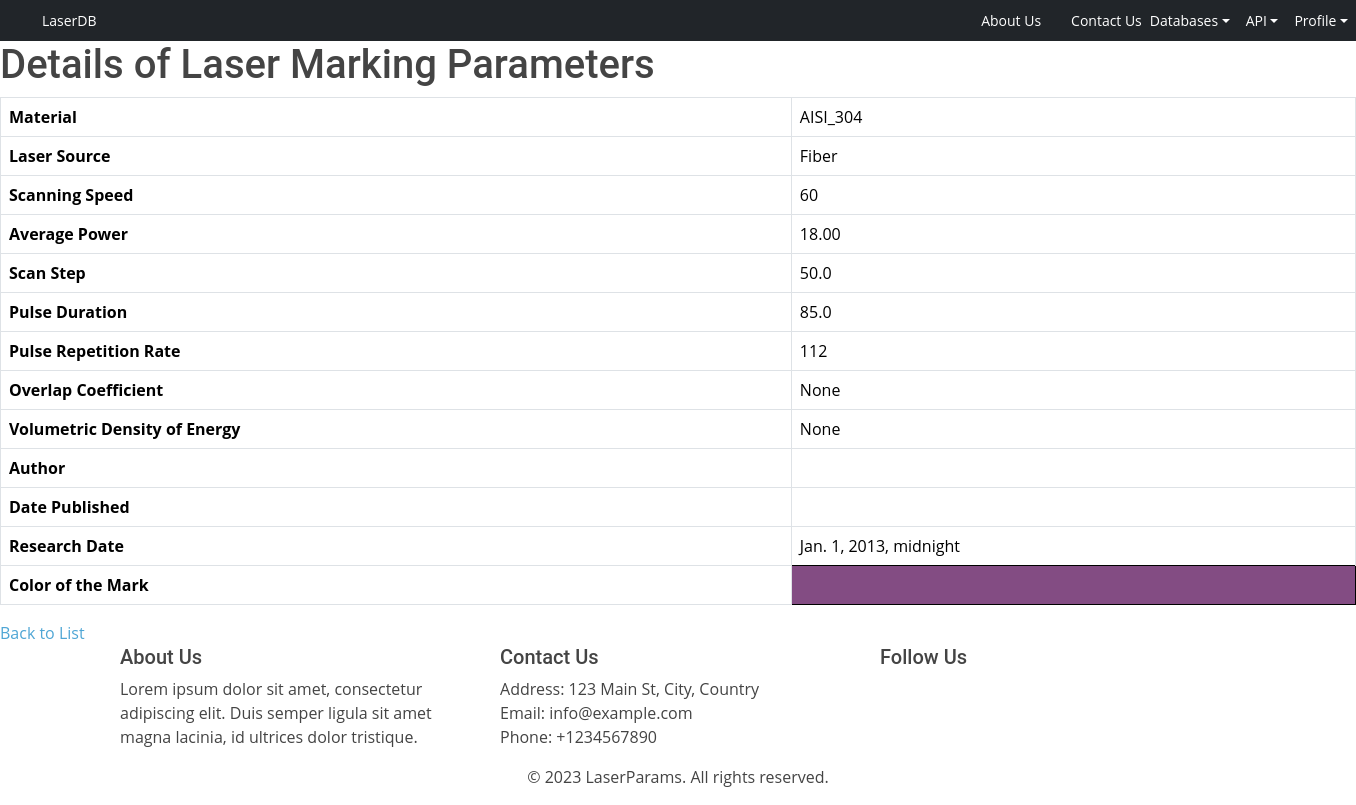
/laser-marking-parameters/3/ (signed in), run on the app's committed database.
### pages/models.py (models this page shows, shortened)
class LaserMarkingParameters(models.Model):
    laser_source = models.ForeignKey(LaserSource, on_delete=models.CASCADE)
    material = models.ForeignKey(Material, on_delete=models.CASCADE)
    scanning_speed = models.PositiveIntegerField()
    average_power = models.DecimalField(max_digits=5, decimal_places=2)
    scan_step = models.FloatField(blank=True, null=True)
    pulse_duration = models.FloatField(blank=True, null=True)
    pulse_repetition_rate = models.PositiveIntegerField(blank=True, null=True)
    overlap_coefficient = models.FloatField(blank=True, null=True)
    volumetric_density_of_energy = models.FloatField(blank=True, null=True)  # Made optional
    focus = models.FloatField(blank=True, null=True)
    color_red = models.PositiveIntegerField(blank=True, null=True)
    color_green = models.PositiveIntegerField(blank=True, null=True)
    color_blue = models.PositiveIntegerField(blank=True, null=True)
    authors = models.CharField(max_length=100)
    research_date = models.DateTimeField(default=timezone.now)

class Material(models.Model):
    name = models.CharField(max_length=100)
    description = models.TextField()
    def __str__(self):
        return self.name

class LaserSource(models.Model):
    name = models.CharField(max_length=100)
    type_of_laser = models.CharField(max_length=100)
    wavelength = models.PositiveIntegerField()
    def __str__(self):
        return self.name

### pages/views.py (the view)
@login_required
def laser_marking_parameters_detail(request, pk):
    marking_parameters = get_object_or_404(LaserMarkingParameters, pk=pk)
    context = {'marking_parameters': marking_parameters}
    return render(request, 'pages/laser_marking_parameters_detail.html',
                  context)

### pages/templates/pages/laser_marking_parameters_detail.html (shortened to what this page needs)
{% extends 'base.html' %}
{% block content %}
    <h1>Details of Laser Marking Parameters</h1>
    <table class="table table-bordered">
        <tr>
            <th>Material</th>
            <td>{{ marking_parameters.material }}</td>
        </tr>
        <tr>
            <th>Laser Source</th>
            <td>{{ marking_parameters.laser_source }}</td>
        </tr>
        <tr>
            <th>Scanning Speed</th>
            <td>{{ marking_parameters.scanning_speed }}</td>
        </tr>
        <tr>
            <th>Average Power</th>
            <td>{{ marking_parameters.average_power }}</td>
        </tr>
        <tr>
            <th>Scan Step</th>
            <td>{{ marking_parameters.scan_step }}</td>
        </tr>
        <tr>
            <th>Pulse Duration</th>
            <td>{{ marking_parameters.pulse_duration }}</td>
        </tr>
        <tr>
            <th>Pulse Repetition Rate</th>
            <td>{{ marking_parameters.pulse_repetition_rate }}</td>
        </tr>
        <tr>
            <th>Overlap Coefficient</th>
            <td>{{ marking_parameters.overlap_coefficient }}</td>
        </tr>
        <tr>
            <th>Volumetric Density of Energy</th>
            <td>{{ marking_parameters.volumetric_density_of_energy }}</td>
        </tr>
        <tr>
            <th>Author</th>
            <td>{{ marking_parameters.author }}</td>
        </tr>
        <tr>
            <th>Date Published</th>
            <td>{{ marking_parameters.date_published }}</td>
        </tr>
        <tr>
            <th>Research Date</th>
            <td>{{ marking_parameters.research_date }}</td>
        </tr>
        <tr>
            <th>Color of the Mark</th>
            <td style="background-color: rgb({{ marking_parameters.color_red }},
                                             {{ marking_parameters.color_green }},
                                             {{ marking_parameters.color_blue }});
                    border: 1px solid black;">
            </td>
        </tr>
    </table>
    <a href="{% url 'pages:laser_marking_parameters_list' %}">Back to List</a>
{% endblock %}

### static/css/styles.css (style rules this page uses)
body { font-family: "Open Sans", sans-serif; color: #444; }
a { color: #4fa6d5; text-decoration: none; }
h1, h2, h3, h4, h5, h6, .font-primary { font-family: "Roboto", sans-serif; }

### data on the page
LaserMarkingParameters: material "AISI_304", laser_source "Fiber", scanning_speed "60", average_power "18.00", scan_step "50.0", pulse_duration "85.0", pulse_repetition_rate "112", overlap_coefficient "None", volumetric_density_of_energy "None", research_date "Jan. 1, 2013, midnight"
